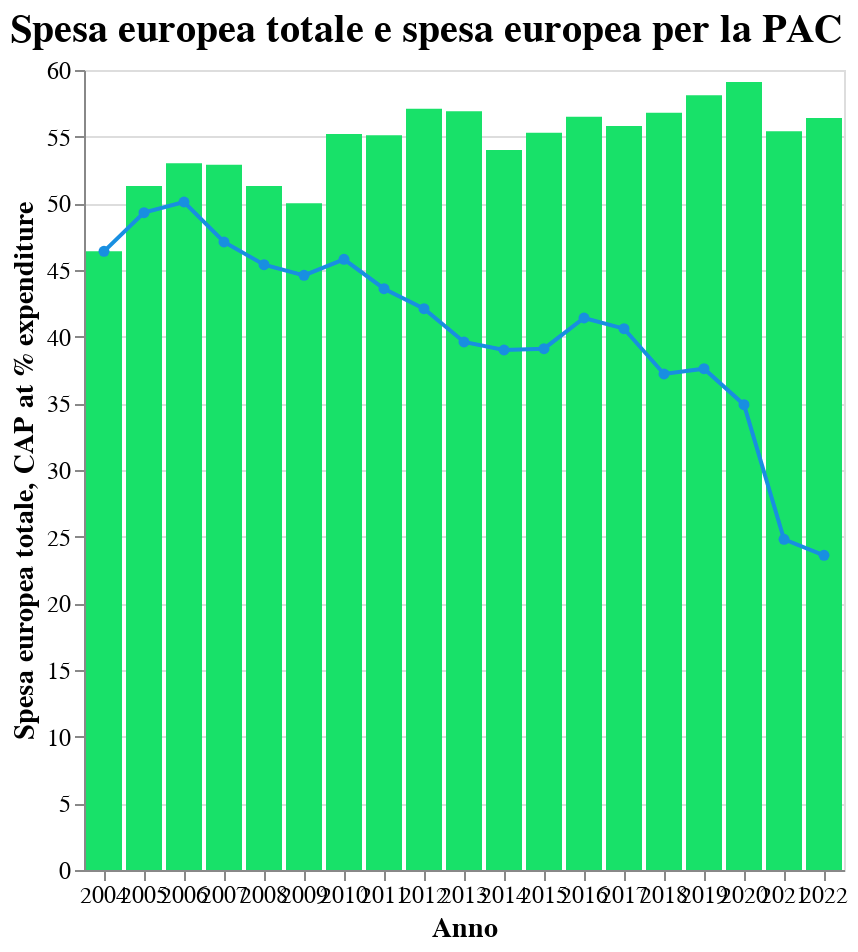

The notebook cell this image was saved under:
### Markdown cell above
## SECONDA PARTE: Green Deal

### Code cell
allocations = pd.read_csv(r"E:\Gianluca\Master Big Data Pisa\Progetto_Finale\Agricolo 2\Group_6_2024_Project\Grafici\Planned-financial-allocations-under-the-CAP-Strategic-Plans-2023-27.csv")
cap_story = pd.read_csv(r"E:\Gianluca\Master Big Data Pisa\Progetto_Finale\Agricolo 2\Group_6_2024_Project\Grafici\CAP-expenditure-as-%-EU-expenditure-current-prices.csv")
cap_story = cap_story[cap_story['Category'].astype(int) >= 2004]
eagf_numb = pd.read_csv(r"E:\Gianluca\Master Big Data Pisa\Progetto_Finale\Agricolo 2\Group_6_2024_Project\Grafici\Planned-financial-allocations-for-Direct-Payments-EAGF.csv")

#ANDAMENTO SPESA PAC AL NETTO DEI TOTALI FINANZIAMENTI EUROPEI


bar = alt.Chart(cap_story).mark_bar(color="#18E169").encode(
    x=alt.X('Category:O', title='Anno', axis=alt.Axis(labelAngle=0)),
    y=alt.Y('EU expenditure:Q', title='Spesa europea totale'),
    tooltip=[alt.Tooltip("EU expenditure:Q", title="Year")]    
)

line = alt.Chart(cap_story).mark_line(point=alt.OverlayMarkDef(color='#188FE1'), color="#188FE1").encode(
    x='Category:N',
    y=alt.Y('CAP at % expenditure:Q', title='CAP at % expenditure'),
    tooltip=[alt.Tooltip("CAP at % expenditure:Q", title="Spesa europea per la PAC")]
)

chart = (bar + line).properties(width="container", height=400, title='Spesa europea totale e spesa europea per la PAC')

chart

### Figure 1 — Vega-Lite specification as saved in the notebook (floating-point values rounded to 4 significant figures)
{"config": {"background": "transparent", "title": {"fontSize": 20, "anchor": "start", "color": "black"}, "axis": {"labelFontSize": 12, "titleFontSize": 14}}, "layer": [{"mark": {"type": "bar", "color": "#18E169"}, "encoding": {"tooltip": [{"field": "EU expenditure", "title": "Year", "type": "quantitative"}], "x": {"axis": {"labelAngle": 0}, "field": "Category", "title": "Anno", "type": "ordinal"}, "y": {"field": "EU expenditure", "title": "Spesa europea totale", "type": "quantitative"}}}, {"mark": {"type": "line", "color": "#188FE1", "point": {"color": "#188FE1"}}, "encoding": {"tooltip": [{"field": "CAP at % expenditure", "title": "Spesa europea per la PAC", "type": "quantitative"}], "x": {"field": "Category", "type": "nominal"}, "y": {"field": "CAP at % expenditure", "title": "CAP at % expenditure", "type": "quantitative"}}}], "data": {"name": "data-7c81e91e00ea1eaa894e768f33bdd625"}, "height": 400, "title": "Spesa europea totale e spesa europea per la PAC", "width": "container", "$schema": "https://vega.github.io/schema/vega-lite/v5.17.0.json", "datasets": {"data-7c81e91e00ea1eaa894e768f33bdd625": [{"Category": 2004, "EU expenditure": 46.4, "CAP at % expenditure": 46.4}, {"Category": 2005, "EU expenditure": 51.3, "CAP at % expenditure": 49.3}, {"Category": 2006, "EU expenditure": 53.0, "CAP at % expenditure": 50.1}, {"Category": 2007, "EU expenditure": 52.9, "CAP at % expenditure": 47.1}, {"Category": 2008, "EU expenditure": 51.3, "CAP at % expenditure": 45.4}, {"Category": 2009, "EU expenditure": 50.0, "CAP at % expenditure": 44.6}, {"Category": 2010, "EU expenditure": 55.2, "CAP at % expenditure": 45.8}, {"Category": 2011, "EU expenditure": 55.1, "CAP at % expenditure": 43.6}, {"Category": 2012, "EU expenditure": 57.1, "CAP at % expenditure": 42.1}, {"Category": 2013, "EU expenditure": 56.9, "CAP at % expenditure": 39.6}, {"Category": 2014, "EU expenditure": 54.0, "CAP at % expenditure": 39.0}, {"Category": 2015, "EU expenditure": 55.3, "CAP at % expenditure": 39.1}, {"Category": 2016, "EU expenditure": 56.5, "CAP at % expenditure": 41.4}, {"Category": 2017, "EU expenditure": 55.8, "CAP at % expenditure": 40.6}, {"Category": 2018, "EU expenditure": 56.8, "CAP at % expenditure": 37.2}, {"Category": 2019, "EU expenditure": 58.1, "CAP at % expenditure": 37.6}, {"Category": 2020, "EU expenditure": 59.1, "CAP at % expenditure": 34.9}, {"Category": 2021, "EU expenditure": 55.4, "CAP at % expenditure": 24.8}, {"Category": 2022, "EU expenditure": 56.4, "CAP at % expenditure": 23.6}]}}
